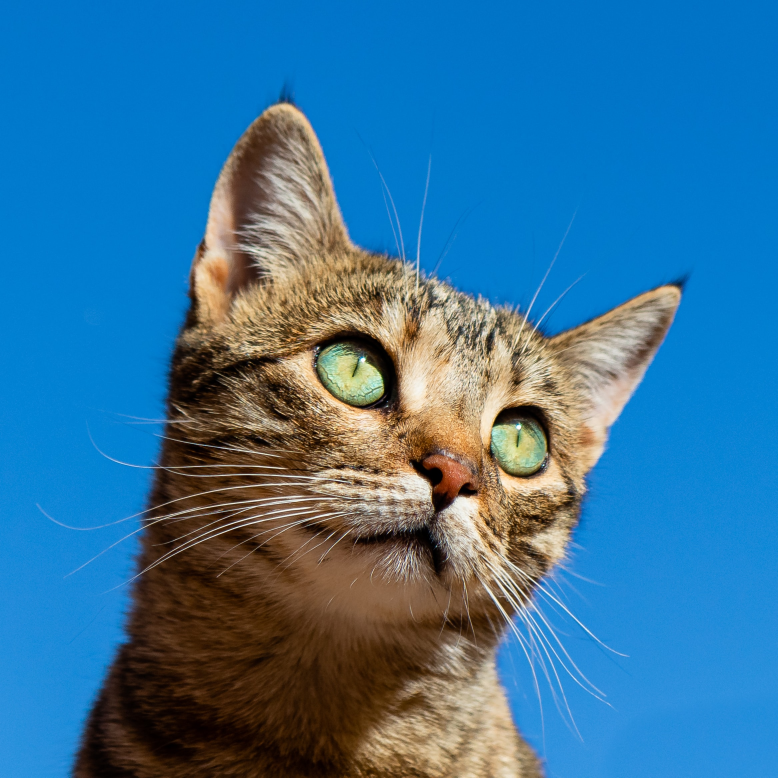
#> input picture Photos/candyt_4.jpg, 2333 x 2333 px (shown at 1/3 size)
$ python read.py
#> lines starting #> are read from the running program, lines starting #| are printed output that depends on the picture
# let's start with the Imports
import cv2 as cv
print( cv.__version__ )

path = 'Photos/candyt_4.jpg'

# Read the image using imread function
image = cv.imread(path)
#> image is the input picture: shape (2333, 2333, 3); mean B, G, R 155.4, 116.1, 54.3

# Naming a window
cv.namedWindow("Resized_Window", cv.WINDOW_NORMAL)

# Using resizeWindow()
cv.resizeWindow("Resized_Window", 427, 427)

# Displaying the image
cv.imshow("Resized_Window", image)
cv.waitKey(0)

# Saving the Image as it is with another name
cv.imwrite("my-cat.jpg",image)

# Convert the image to grayscale and save it
gray_image = cv.cvtColor(image,cv.COLOR_BGR2GRAY)
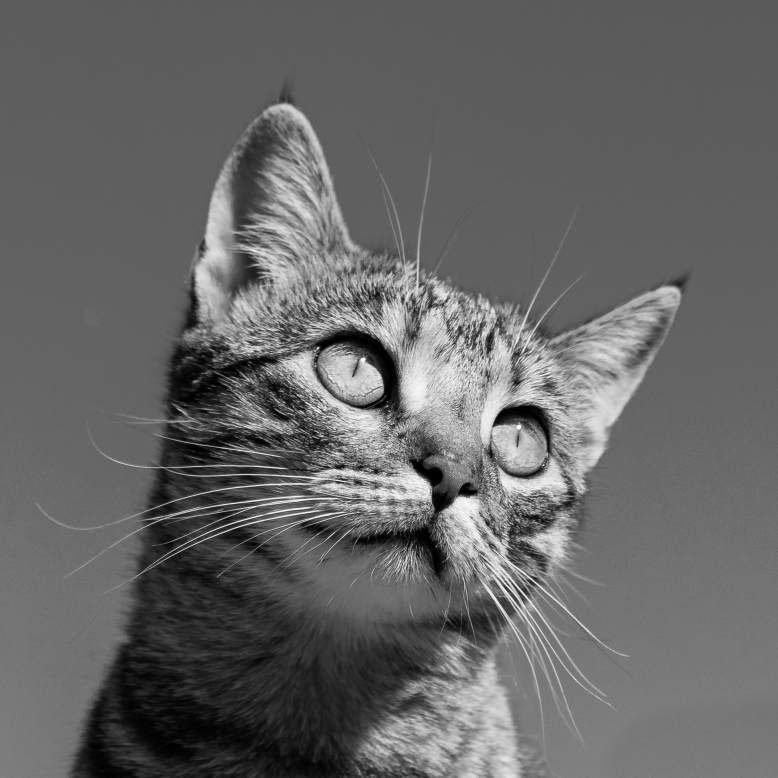
#> gray_image: shape (2333, 2333) (shown at 1/3 size); min 0, max 255, mean 102.1
cv.imwrite("cat-greyscale.jpg",gray_image)

# Change the type of the image file
cv.imwrite("mycat.png",image)

# Resize the image using resize() function (Upscale with resize()
# If providing a value >100 it will upscale the image.)
scale_percent = 35 # percent of original size
width = int(image.shape[1] * scale_percent / 100)
#> width = 816
height = int(image.shape[0] * scale_percent / 100)
#> height = 816
dim = (width, height)
#> dim = (816, 816)

# resize image
resized = cv.resize(image, dim, interpolation = cv.INTER_AREA)
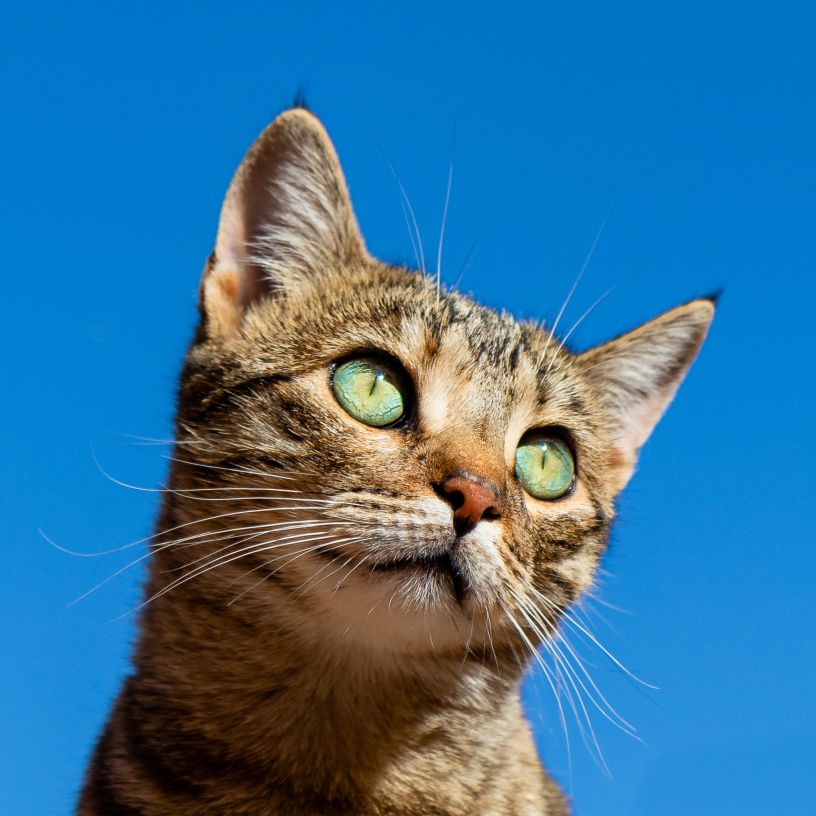
#> resized: shape (816, 816, 3); mean B, G, R 155.4, 116.1, 54.3

print('Resized Dimensions : ',resized.shape)
#| Resized Dimensions :  (816, 816, 3)

cv.imshow("Resized image", resized)
cv.waitKey(0)

# Cropping an image
cropped_image = image[80:280, 150:330]
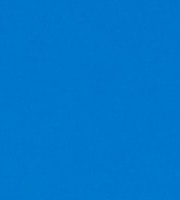
#> cropped_image: shape (200, 180, 3); mean B, G, R 202.9, 118.7, 0.5

# Display cropped image
# Чтобы разрезать массив, нужно указать начальный и конечный индексы первого, а также второго измерения.
# The first dimension is always the number of rows or the height of the image.
# The second dimension is the number of columns or the width of the image.
cv.imshow("cropped", cropped_image) # Slicing to crop the image

# Save the cropped image
cv.imwrite("Cropped Image.jpg", cropped_image)

cv.waitKey(0)
cv.destroyAllWindows()

#press any key to close the windows
cv.destroyAllWindows()
